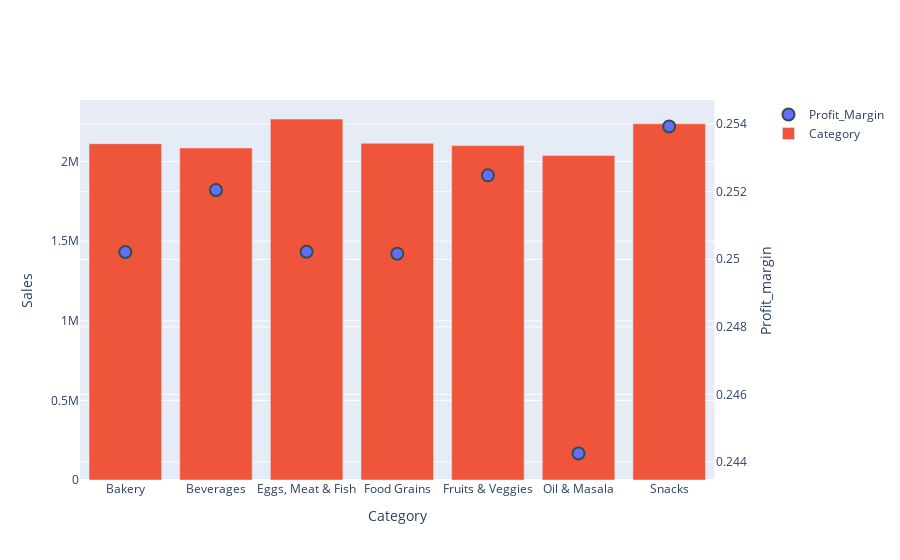

Notebook code cell kept with this figure:
### Code cell
fig = make_subplots(specs=[[{"secondary_y": True}]])

fig.add_trace(
    go.Scatter(x=DTC['Category'], y=DTC['Profit_Margin'], name="Profit_Margin", mode="markers"),
    secondary_y=True
)

fig.add_trace(
    go.Bar(x=DTC['Category'], y=DTC['Sales'],name="Category"),
    secondary_y=False
)

fig.update_xaxes(title_text="Category")

# Set y-axes titles
fig.update_yaxes(title_text="Sales", secondary_y=False)
fig.update_yaxes(title_text="Profit_margin", secondary_y=True)

fig.update_traces(marker=dict(size=12,
                              line=dict(width=2,
                                        color='DarkSlateGrey')),
                  selector=dict(mode='markers'))

fig.show()

### Figure 1 — Plotly figure (JSON) as saved in the notebook; plotly's stock layout.template omitted (floating-point values rounded to 4 significant figures)
{"data": [{"marker": {"line": {"color": "DarkSlateGrey", "width": 2}, "size": 12}, "mode": "markers", "name": "Profit_Margin", "type": "scatter", "x": ["Bakery", "Beverages", "Eggs, Meat & Fish", "Food Grains", "Fruits & Veggies", "Oil & Masala", "Snacks"], "xaxis": "x", "y": [0.2502, 0.2521, 0.2502, 0.2502, 0.2525, 0.2443, 0.2539], "yaxis": "y2"}, {"name": "Category", "type": "bar", "x": ["Bakery", "Beverages", "Eggs, Meat & Fish", "Food Grains", "Fruits & Veggies", "Oil & Masala", "Snacks"], "xaxis": "x", "y": [2112281, 2085313, 2267401, 2115272, 2100727, 2038442, 2237546], "yaxis": "y"}], "layout": {"xaxis": {"anchor": "y", "domain": [0, 0.94], "title": {"text": "Category"}}, "yaxis": {"anchor": "x", "domain": [0, 1], "title": {"text": "Sales"}}, "yaxis2": {"anchor": "x", "overlaying": "y", "side": "right", "title": {"text": "Profit_margin"}}}}
